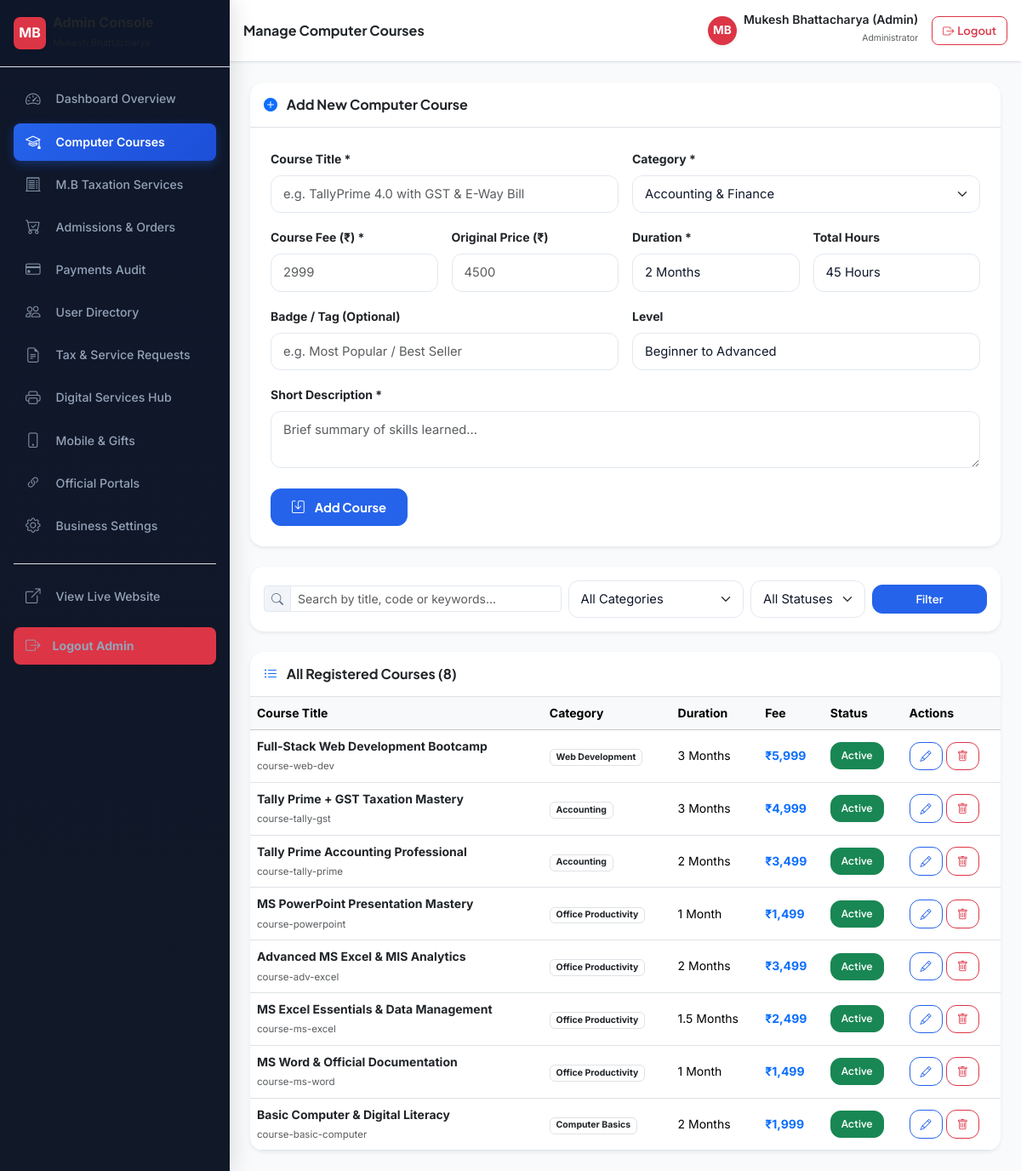
The page /admin/courses.php (signed in) on the database its author committed.
### tables this page shows
CREATE TABLE `users` (
  `id` INT UNSIGNED NOT NULL AUTO_INCREMENT,
  `user_code` VARCHAR(50) NOT NULL UNIQUE,
  `name` VARCHAR(120) NOT NULL,
  `email` VARCHAR(150) NOT NULL UNIQUE,
  `mobile` VARCHAR(20) NOT NULL UNIQUE,
  `password_hash` VARCHAR(255) NOT NULL,
  `address` TEXT NULL,
  `role` ENUM('user', 'admin') NOT NULL DEFAULT 'user',
  `status` ENUM('active', 'inactive', 'suspended') NOT NULL DEFAULT 'active',
  `created_at` DATETIME NOT NULL DEFAULT CURRENT_TIMESTAMP,
  `updated_at` DATETIME NOT NULL DEFAULT CURRENT_TIMESTAMP ON UPDATE CURRENT_TIMESTAMP,
  PRIMARY KEY (`id`),
  INDEX `idx_users_email` (`email`),
  INDEX `idx_users_mobile` (`mobile`),
  INDEX `idx_users_role` (`role`),
  INDEX `idx_users_status` (`status`)
);

CREATE TABLE `courses` (
  `id` INT UNSIGNED NOT NULL AUTO_INCREMENT,
  `course_code` VARCHAR(80) NOT NULL UNIQUE,
  `slug` VARCHAR(120) NOT NULL UNIQUE,
  `title` VARCHAR(180) NOT NULL,
  `category` VARCHAR(80) NOT NULL,
  `short_desc` TEXT NOT NULL,
  `overview` LONGTEXT NULL,
  `duration` VARCHAR(50) NOT NULL,
  `hours` VARCHAR(50) NOT NULL DEFAULT '45 Hours',
  `price` DECIMAL(10,2) NOT NULL,
  `original_price` DECIMAL(10,2) NULL,
  `rating` DECIMAL(3,2) NOT NULL DEFAULT 4.90,
  `reviews_count` INT UNSIGNED NOT NULL DEFAULT 100,
  `badge` VARCHAR(50) NULL,
  `icon` VARCHAR(80) NOT NULL DEFAULT 'bi-journal-bookmark-fill',
  `level` VARCHAR(80) NOT NULL DEFAULT 'Beginner to Advanced',
  `eligibility` VARCHAR(150) NOT NULL DEFAULT 'Open to all students & job seekers',
  `learnings_json` LONGTEXT NULL,
  `syllabus_json` LONGTEXT NULL,
  `benefits_json` LONGTEXT NULL,
  `batches_json` LONGTEXT NULL,
  `status` ENUM('active', 'inactive') NOT NULL DEFAULT 'active',
  `display_order` INT NOT NULL DEFAULT 0,
  `created_at` DATETIME NOT NULL DEFAULT CURRENT_TIMESTAMP,
  `updated_at` DATETIME NOT NULL DEFAULT CURRENT_TIMESTAMP ON UPDATE CURRENT_TIMESTAMP,
  PRIMARY KEY (`id`),
  INDEX `idx_courses_category` (`category`),
  INDEX `idx_courses_status` (`status`),
  INDEX `idx_courses_display_order` (`display_order`)
);

### admin/courses.php (the view, shortened to what the rows shown need)
<?php
require_once dirname(__DIR__) . '/config/db.php';
require_once dirname(__DIR__) . '/includes/auth.php';
$page = isset($_GET['page']) ? max(1, (int)$_GET['page']) : 1;
$per_page = 8;
$where_clauses = ["1=1"];
$where_sql = implode(" AND ", $where_clauses);
$offset = ($page - 1) * $per_page;
$list_sql = "SELECT * FROM courses WHERE $where_sql ORDER BY id DESC LIMIT :limit OFFSET :offset";
$stmt = $conn->prepare($list_sql);
$stmt->bindValue(':limit', $per_page, PDO::PARAM_INT);
$stmt->bindValue(':offset', $offset, PDO::PARAM_INT);
$stmt->execute();
$courses = $stmt->fetchAll();
include __DIR__ . '/includes/header.php';
?>
<div class="card border-0 shadow-sm rounded-4 overflow-hidden" style="background: var(--card-bg, #ffffff);">
  <div class="card-body p-0">
    <div class="table-responsive">
      <table class="table table-hover align-middle mb-0 small">
        <thead class="table-light">
          <tr>
            <th>Course Title</th>
            <th>Category</th>
            <th>Duration</th>
            <th>Fee</th>
            <th>Status</th>
            <th>Actions</th>
          </tr>
        </thead>
        <tbody>
          <?php if (!empty($courses)): ?>
            <?php foreach ($courses as $c): ?>
              <tr>
                <td>
                  <strong class="d-block text-dark"><?php echo htmlspecialchars($c['title']); ?></strong>
                  <span class="text-muted" style="font-size: 0.72rem;"><?php echo htmlspecialchars($c['course_code']); ?></span>
                </td>
                <td><span class="badge bg-subtle text-dark border"><?php echo htmlspecialchars($c['category']); ?></span></td>
                <td><?php echo htmlspecialchars($c['duration']); ?></td>
                <td class="fw-bold text-primary">₹<?php echo number_format($c['price']); ?></td>
                <td>
                  <a href="courses.php?action=toggle&id=<?php echo $c['id']; ?>&token=<?php echo csrf_token(); ?>" class="btn btn-sm <?php echo ($c['status'] === 'active') ? 'btn-success' : 'btn-secondary'; ?>" style="font-size: 0.75rem;">
                    <?php echo ucfirst($c['status']); ?>
                  </a>
                </td>
                <td>
                  <div class="d-flex gap-1">
                    <a href="courses.php?edit_id=<?php echo $c['id']; ?>" class="btn btn-sm btn-outline-primary" title="Edit">
                      <i class="bi bi-pencil"></i>
                    </a>
                    <a href="courses.php?action=delete&id=<?php echo $c['id']; ?>&token=<?php echo csrf_token(); ?>" class="btn btn-sm btn-outline-danger" onclick="return confirm('Are you sure you want to delete this course?');" title="Delete">
                      <i class="bi bi-trash"></i>
                    </a>
                  </div>
                </td>
              </tr>
            <?php endforeach; ?>
          <?php else: ?>
            <tr><td colspan="6" class="text-center py-4 text-muted">No courses found matching criteria.</td></tr>
          <?php endif; ?>
        </tbody>
      </table>
    </div>
  </div>
</div>
<?php include __DIR__ . '/includes/footer.php'; ?>

### admin/includes/header.php (shortened to what the rows shown need)
<?php
require_once dirname(__DIR__, 2) . '/config/db.php';
require_once dirname(__DIR__, 2) . '/includes/auth.php';
$logged_admin = current_user();
?>
<!DOCTYPE html>
<html lang="en" data-bs-theme="light">
<head>
  <link href="https://cdn.jsdelivr.net/npm/bootstrap@5.3.3/dist/css/bootstrap.min.css" rel="stylesheet">
  <link href="https://cdn.jsdelivr.net/npm/bootstrap-icons@1.11.3/font/bootstrap-icons.min.css" rel="stylesheet">
  <link href="../assets/css/style.css" rel="stylesheet">
  <link href="../assets/css/admin.css" rel="stylesheet">
</head>
<body class="bg-body-tertiary">
  <div class="admin-wrapper">
    <div class="admin-main">
      <header class="admin-topbar d-flex align-items-center justify-content-between p-3 border-bottom" style="background: var(--card-bg, #ffffff);">
        <div class="d-flex align-items-center gap-3">
          <div class="d-flex align-items-center gap-2">
            <div class="d-none d-sm-block text-end">
              <span class="fw-semibold small text-dark d-block lh-1"><?php echo htmlspecialchars($logged_admin['name']); ?></span>
              <span class="text-muted" style="font-size: 0.65rem;">Administrator</span>
            </div>
          </div>
        </div>
      </header>
      <div class="admin-content p-3 p-md-4">

### rows shown on the page
users: name "Mukesh Bhattacharya (Admin)"
courses: title "Full-Stack Web Development Bootcamp", course_code "course-web-dev", category "Web Development", duration "3 Months", price "5,999", status "Active"
courses: title "Tally Prime + GST Taxation Mastery", course_code "course-tally-gst", category "Accounting", duration "3 Months", price "4,999", status "Active"
courses: title "Tally Prime Accounting Professional", course_code "course-tally-prime", category "Accounting", duration "2 Months", price "3,499", status "Active"
courses: title "MS PowerPoint Presentation Mastery", course_code "course-powerpoint", category "Office Productivity", duration "1 Month", price "1,499", status "Active"
courses: title "Advanced MS Excel & MIS Analytics", course_code "course-adv-excel", category "Office Productivity", duration "2 Months", price "3,499", status "Active"
courses: title "MS Excel Essentials & Data Management", course_code "course-ms-excel", category "Office Productivity", duration "1.5 Months", price "2,499", status "Active"
courses: title "MS Word & Official Documentation", course_code "course-ms-word", category "Office Productivity", duration "1 Month", price "1,499", status "Active"
courses: title "Basic Computer & Digital Literacy", course_code "course-basic-computer", category "Computer Basics", duration "2 Months", price "1,999", status "Active"

### other values the page prints
$page_title "Manage Computer Courses"
$total_rows "8"
